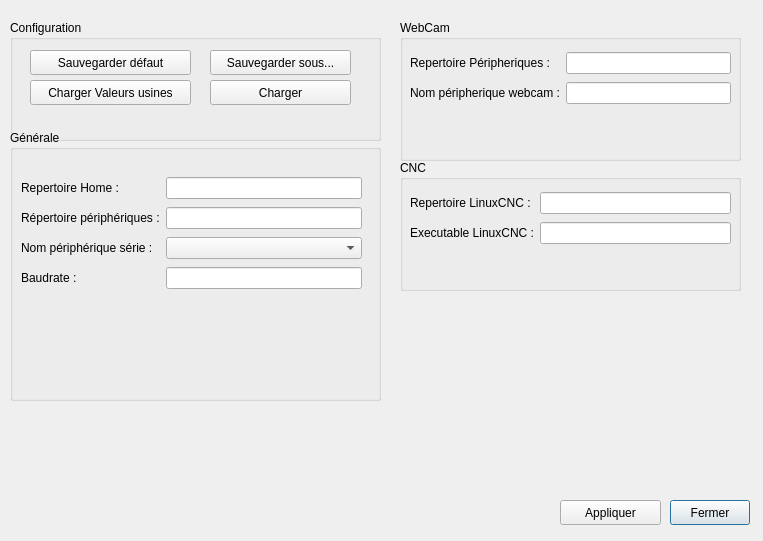
<?xml version="1.0" encoding="UTF-8"?>
<ui version="4.0">
 <class>DialogConfigSoft</class>
 <widget class="QDialog" name="DialogConfigSoft">
  <property name="geometry">
   <rect>
    <x>0</x>
    <y>0</y>
    <width>763</width>
    <height>541</height>
   </rect>
  </property>
  <property name="windowTitle">
   <string>Dialog</string>
  </property>
  <widget class="QPushButton" name="close">
   <property name="geometry">
    <rect>
     <x>670</x>
     <y>500</y>
     <width>80</width>
     <height>25</height>
    </rect>
   </property>
   <property name="text">
    <string>Fermer</string>
   </property>
   <property name="icon">
    <iconset resource="ressources.qrc">
     <normaloff>:/img/img/close.png</normaloff>:/img/img/close.png</iconset>
   </property>
  </widget>
  <widget class="QPushButton" name="validate">
   <property name="geometry">
    <rect>
     <x>560</x>
     <y>500</y>
     <width>101</width>
     <height>25</height>
    </rect>
   </property>
   <property name="text">
    <string>Appliquer</string>
   </property>
   <property name="icon">
    <iconset resource="ressources.qrc">
     <normaloff>:/img/img/validate.png</normaloff>:/img/img/validate.png</iconset>
   </property>
  </widget>
  <widget class="QGroupBox" name="groupBox">
   <property name="geometry">
    <rect>
     <x>400</x>
     <y>20</y>
     <width>341</width>
     <height>141</height>
    </rect>
   </property>
   <property name="title">
    <string>WebCam</string>
   </property>
   <widget class="QWidget" name="">
    <property name="geometry">
     <rect>
      <x>10</x>
      <y>30</y>
      <width>321</width>
      <height>58</height>
     </rect>
    </property>
    <layout class="QGridLayout" name="gridLayout_2">
     <item row="0" column="0">
      <widget class="QLabel" name="label_4">
       <property name="text">
        <string>Repertoire Péripheriques :</string>
       </property>
      </widget>
     </item>
     <item row="0" column="1">
      <widget class="QLineEdit" name="pathDev"/>
     </item>
     <item row="1" column="0">
      <widget class="QLabel" name="label_5">
       <property name="text">
        <string>Nom péripherique webcam :</string>
       </property>
      </widget>
     </item>
     <item row="1" column="1">
      <widget class="QLineEdit" name="webcamName"/>
     </item>
    </layout>
   </widget>
   <zorder>webcamName</zorder>
   <zorder>pathDev</zorder>
   <zorder>label_4</zorder>
   <zorder>label_5</zorder>
   <zorder>groupBox_3</zorder>
  </widget>
  <widget class="QGroupBox" name="groupBox_2">
   <property name="geometry">
    <rect>
     <x>400</x>
     <y>160</y>
     <width>341</width>
     <height>131</height>
    </rect>
   </property>
   <property name="title">
    <string>CNC</string>
   </property>
   <widget class="QWidget" name="">
    <property name="geometry">
     <rect>
      <x>10</x>
      <y>30</y>
      <width>321</width>
      <height>58</height>
     </rect>
    </property>
    <layout class="QGridLayout" name="gridLayout_3">
     <item row="0" column="0">
      <widget class="QLabel" name="label_2">
       <property name="text">
        <string>Repertoire LinuxCNC :</string>
       </property>
      </widget>
     </item>
     <item row="0" column="1">
      <widget class="QLineEdit" name="linuxcncDirectory"/>
     </item>
     <item row="1" column="0">
      <widget class="QLabel" name="label_3">
       <property name="text">
        <string>Executable LinuxCNC :</string>
       </property>
      </widget>
     </item>
     <item row="1" column="1">
      <widget class="QLineEdit" name="linuxcncBin"/>
     </item>
    </layout>
   </widget>
  </widget>
  <widget class="QGroupBox" name="groupBox_3">
   <property name="geometry">
    <rect>
     <x>10</x>
     <y>130</y>
     <width>371</width>
     <height>271</height>
    </rect>
   </property>
   <property name="title">
    <string>Générale</string>
   </property>
   <widget class="QWidget" name="">
    <property name="geometry">
     <rect>
      <x>11</x>
      <y>45</y>
      <width>341</width>
      <height>120</height>
     </rect>
    </property>
    <layout class="QGridLayout" name="gridLayout">
     <item row="0" column="0">
      <widget class="QLabel" name="label">
       <property name="text">
        <string>Repertoire Home :</string>
       </property>
      </widget>
     </item>
     <item row="0" column="1">
      <widget class="QLineEdit" name="homeDirectory"/>
     </item>
     <item row="1" column="0">
      <widget class="QLabel" name="label_7">
       <property name="text">
        <string>Répertoire périphériques :</string>
       </property>
      </widget>
     </item>
     <item row="1" column="1">
      <widget class="QLineEdit" name="serialPortPath"/>
     </item>
     <item row="2" column="0">
      <widget class="QLabel" name="label_8">
       <property name="text">
        <string>Nom périphérique série :</string>
       </property>
      </widget>
     </item>
     <item row="2" column="1">
      <widget class="QComboBox" name="serialDeviceCombo"/>
     </item>
     <item row="3" column="0">
      <widget class="QLabel" name="label_6">
       <property name="text">
        <string>Baudrate : </string>
       </property>
      </widget>
     </item>
     <item row="3" column="1">
      <widget class="QLineEdit" name="baudrate"/>
     </item>
    </layout>
   </widget>
  </widget>
  <widget class="QGroupBox" name="groupBox_4">
   <property name="geometry">
    <rect>
     <x>10</x>
     <y>20</y>
     <width>371</width>
     <height>121</height>
    </rect>
   </property>
   <property name="title">
    <string>Configuration</string>
   </property>
   <widget class="QPushButton" name="pushButton">
    <property name="geometry">
     <rect>
      <x>200</x>
      <y>30</y>
      <width>141</width>
      <height>25</height>
     </rect>
    </property>
    <property name="text">
     <string>Sauvegarder sous...</string>
    </property>
   </widget>
   <widget class="QPushButton" name="pushButton_2">
    <property name="geometry">
     <rect>
      <x>200</x>
      <y>60</y>
      <width>141</width>
      <height>25</height>
     </rect>
    </property>
    <property name="text">
     <string>Charger</string>
    </property>
   </widget>
   <widget class="QPushButton" name="saveAsDefault">
    <property name="geometry">
     <rect>
      <x>20</x>
      <y>30</y>
      <width>161</width>
      <height>25</height>
     </rect>
    </property>
    <property name="text">
     <string>Sauvegarder défaut</string>
    </property>
   </widget>
   <widget class="QPushButton" name="loadFactoryValue">
    <property name="geometry">
     <rect>
      <x>20</x>
      <y>60</y>
      <width>161</width>
      <height>25</height>
     </rect>
    </property>
    <property name="text">
     <string>Charger Valeurs usines</string>
    </property>
   </widget>
  </widget>
 </widget>
 <resources>
  <include location="ressources.qrc"/>
 </resources>
 <connections/>
</ui>
